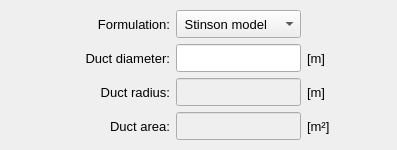
            <widget class="QWidget" name="tab_circular">
             <attribute name="title">
              <string>Circular</string>
             </attribute>
             <layout class="QGridLayout" name="gridLayout_17">
              <property name="leftMargin">
               <number>4</number>
              </property>
              <property name="topMargin">
               <number>4</number>
              </property>
              <property name="rightMargin">
               <number>4</number>
              </property>
              <property name="bottomMargin">
               <number>4</number>
              </property>
              <property name="spacing">
               <number>4</number>
              </property>
              <item row="1" column="0">
               <widget class="QFrame" name="frame_5">
                <property name="frameShape">
                 <enum>QFrame::Shape::NoFrame</enum>
                </property>
                <property name="frameShadow">
                 <enum>QFrame::Shadow::Raised</enum>
                </property>
                <layout class="QGridLayout" name="gridLayout_9">
                 <property name="leftMargin">
                  <number>6</number>
                 </property>
                 <property name="topMargin">
                  <number>6</number>
                 </property>
                 <property name="rightMargin">
                  <number>6</number>
                 </property>
                 <property name="bottomMargin">
                  <number>6</number>
                 </property>
                 <property name="spacing">
                  <number>6</number>
                 </property>
                 <item row="0" column="3">
                  <widget class="QComboBox" name="comboBox_formulation">
                   <property name="minimumSize">
                    <size>
                     <width>0</width>
                     <height>28</height>
                    </size>
                   </property>
                   <property name="maximumSize">
                    <size>
                     <width>200</width>
                     <height>28</height>
                    </size>
                   </property>
                   <property name="font">
                    <font>
                     <pointsize>10</pointsize>
                    </font>
                   </property>
                   <item>
                    <property name="text">
                     <string> Stinson model</string>
                    </property>
                   </item>
                   <item>
                    <property name="text">
                     <string> LRF model</string>
                    </property>
                   </item>
                  </widget>
                 </item>
                 <item row="1" column="5">
                  <widget class="QLabel" name="label_21">
                   <property name="minimumSize">
                    <size>
                     <width>40</width>
                     <height>0</height>
                    </size>
                   </property>
                   <property name="maximumSize">
                    <size>
                     <width>40</width>
                     <height>16777215</height>
                    </size>
                   </property>
                   <property name="font">
                    <font>
                     <pointsize>10</pointsize>
                    </font>
                   </property>
                   <property name="text">
                    <string>[m]</string>
                   </property>
                  </widget>
                 </item>
                 <item row="3" column="3">
                  <widget class="QLineEdit" name="lineEdit_area_circular">
                   <property name="enabled">
                    <bool>false</bool>
                   </property>
                   <property name="minimumSize">
                    <size>
                     <width>0</width>
                     <height>28</height>
                    </size>
                   </property>
                   <property name="maximumSize">
                    <size>
                     <width>200</width>
                     <height>28</height>
                    </size>
                   </property>
                   <property name="font">
                    <font>
                     <pointsize>10</pointsize>
                    </font>
                   </property>
                   <property name="alignment">
                    <set>Qt::AlignmentFlag::AlignCenter</set>
                   </property>
                  </widget>
                 </item>
                 <item row="3" column="5">
                  <widget class="QLabel" name="label_19">
                   <property name="enabled">
                    <bool>true</bool>
                   </property>
                   <property name="minimumSize">
                    <size>
                     <width>40</width>
                     <height>0</height>
                    </size>
                   </property>
                   <property name="maximumSize">
                    <size>
                     <width>40</width>
                     <height>16777215</height>
                    </size>
                   </property>
                   <property name="font">
                    <font>
                     <pointsize>10</pointsize>
                    </font>
                   </property>
                   <property name="text">
                    <string>[m²]</string>
                   </property>
                  </widget>
                 </item>
                 <item row="3" column="1">
                  <widget class="QLabel" name="label_7">
                   <property name="enabled">
                    <bool>true</bool>
                   </property>
                   <property name="minimumSize">
                    <size>
                     <width>120</width>
                     <height>0</height>
                    </size>
                   </property>
                   <property name="maximumSize">
                    <size>
                     <width>132</width>
                     <height>16777215</height>
                    </size>
                   </property>
                   <property name="font">
                    <font>
                     <pointsize>10</pointsize>
                    </font>
                   </property>
                   <property name="text">
                    <string>Duct area:</string>
                   </property>
                   <property name="alignment">
                    <set>Qt::AlignmentFlag::AlignRight|Qt::AlignmentFlag::AlignTrailing|Qt::AlignmentFlag::AlignVCenter</set>
                   </property>
                  </widget>
                 </item>
                 <item row="1" column="0">
                  <spacer name="horizontalSpacer_4">
                   <property name="orientation">
                    <enum>Qt::Orientation::Horizontal</enum>
                   </property>
                   <property name="sizeHint" stdset="0">
                    <size>
                     <width>40</width>
                     <height>20</height>
                    </size>
                   </property>
                  </spacer>
                 </item>
                 <item row="1" column="1">
                  <widget class="QLabel" name="label_8">
                   <property name="minimumSize">
                    <size>
                     <width>120</width>
                     <height>0</height>
                    </size>
                   </property>
                   <property name="maximumSize">
                    <size>
                     <width>132</width>
                     <height>16777215</height>
                    </size>
                   </property>
                   <property name="font">
                    <font>
                     <pointsize>10</pointsize>
                    </font>
                   </property>
                   <property name="text">
                    <string>Duct diameter:</string>
                   </property>
                   <property name="alignment">
                    <set>Qt::AlignmentFlag::AlignRight|Qt::AlignmentFlag::AlignTrailing|Qt::AlignmentFlag::AlignVCenter</set>
                   </property>
                  </widget>
                 </item>
                 <item row="2" column="3">
                  <widget class="QLineEdit" name="lineEdit_radius_circular">
                   <property name="enabled">
                    <bool>false</bool>
                   </property>
                   <property name="minimumSize">
                    <size>
                     <width>0</width>
                     <height>28</height>
                    </size>
                   </property>
                   <property name="maximumSize">
                    <size>
                     <width>200</width>
                     <height>28</height>
                    </size>
                   </property>
                   <property name="font">
                    <font>
                     <pointsize>10</pointsize>
                    </font>
                   </property>
                   <property name="alignment">
                    <set>Qt::AlignmentFlag::AlignCenter</set>
                   </property>
                  </widget>
                 </item>
                 <item row="2" column="1">
                  <widget class="QLabel" name="label_10">
                   <property name="enabled">
                    <bool>true</bool>
                   </property>
                   <property name="minimumSize">
                    <size>
                     <width>120</width>
                     <height>0</height>
                    </size>
                   </property>
                   <property name="maximumSize">
                    <size>
                     <width>132</width>
                     <height>16777215</height>
                    </size>
                   </property>
                   <property name="font">
                    <font>
                     <pointsize>10</pointsize>
                    </font>
                   </property>
                   <property name="text">
                    <string>Duct radius:</string>
                   </property>
                   <property name="alignment">
                    <set>Qt::AlignmentFlag::AlignRight|Qt::AlignmentFlag::AlignTrailing|Qt::AlignmentFlag::AlignVCenter</set>
                   </property>
                  </widget>
                 </item>
                 <item row="1" column="3">
                  <widget class="QLineEdit" name="lineEdit_diameter_circular">
                   <property name="minimumSize">
                    <size>
                     <width>0</width>
                     <height>28</height>
                    </size>
                   </property>
                   <property name="maximumSize">
                    <size>
                     <width>200</width>
                     <height>28</height>
                    </size>
                   </property>
                   <property name="font">
                    <font>
                     <pointsize>10</pointsize>
                    </font>
                   </property>
                   <property name="alignment">
                    <set>Qt::AlignmentFlag::AlignCenter</set>
                   </property>
                  </widget>
                 </item>
                 <item row="2" column="5">
                  <widget class="QLabel" name="label_22">
                   <property name="enabled">
                    <bool>true</bool>
                   </property>
                   <property name="minimumSize">
                    <size>
                     <width>40</width>
                     <height>0</height>
                    </size>
                   </property>
                   <property name="maximumSize">
                    <size>
                     <width>40</width>
                     <height>16777215</height>
                    </size>
                   </property>
                   <property name="font">
                    <font>
                     <pointsize>10</pointsize>
                    </font>
                   </property>
                   <property name="text">
                    <string>[m]</string>
                   </property>
                  </widget>
                 </item>
                 <item row="1" column="6">
                  <spacer name="horizontalSpacer">
                   <property name="orientation">
                    <enum>Qt::Orientation::Horizontal</enum>
                   </property>
                   <property name="sizeHint" stdset="0">
                    <size>
                     <width>40</width>
                     <height>20</height>
                    </size>
                   </property>
                  </spacer>
                 </item>
                 <item row="0" column="1">
                  <widget class="QLabel" name="label_9">
                   <property name="minimumSize">
                    <size>
                     <width>120</width>
                     <height>0</height>
                    </size>
                   </property>
                   <property name="maximumSize">
                    <size>
                     <width>132</width>
                     <height>16777215</height>
                    </size>
                   </property>
                   <property name="font">
                    <font>
                     <pointsize>10</pointsize>
                    </font>
                   </property>
                   <property name="text">
                    <string>Formulation:</string>
                   </property>
                   <property name="alignment">
                    <set>Qt::AlignmentFlag::AlignRight|Qt::AlignmentFlag::AlignTrailing|Qt::AlignmentFlag::AlignVCenter</set>
                   </property>
                  </widget>
                 </item>
                </layout>
               </widget>
              </item>
             </layout>
            </widget>
